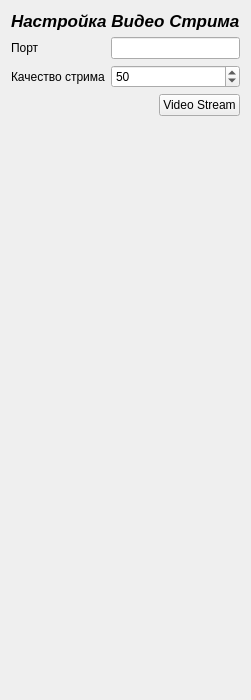
          <widget class="QWidget" name="tab">
           <attribute name="title">
            <string>Video Stream</string>
           </attribute>
           <layout class="QGridLayout" name="gridLayout_22">
            <item row="1" column="0">
             <layout class="QGridLayout" name="gridLayout_21">
              <item row="0" column="1">
               <widget class="QLineEdit" name="lineEdit_VideoStreamPort"/>
              </item>
              <item row="1" column="1">
               <widget class="QSpinBox" name="spinBox_VideoStreamQualiy">
                <property name="font">
                 <font>
                  <pointsize>9</pointsize>
                 </font>
                </property>
                <property name="value">
                 <number>50</number>
                </property>
               </widget>
              </item>
              <item row="0" column="0">
               <widget class="QLabel" name="label_VideoStreamPort">
                <property name="text">
                 <string>Порт</string>
                </property>
               </widget>
              </item>
              <item row="1" column="0">
               <widget class="QLabel" name="label_VideoStreamQualiy">
                <property name="text">
                 <string>Качество стрима</string>
                </property>
               </widget>
              </item>
              <item row="2" column="1" alignment="Qt::AlignRight">
               <widget class="QPushButton" name="pushButton_ResultVideoStream_2">
                <property name="maximumSize">
                 <size>
                  <width>125</width>
                  <height>22</height>
                 </size>
                </property>
                <property name="text">
                 <string>Video Stream</string>
                </property>
               </widget>
              </item>
             </layout>
            </item>
            <item row="0" column="0">
             <widget class="QLabel" name="label_16">
              <property name="font">
               <font>
                <pointsize>13</pointsize>
                <italic>true</italic>
                <bold>true</bold>
               </font>
              </property>
              <property name="text">
               <string>Настройка Видео Стрима</string>
              </property>
             </widget>
            </item>
            <item row="3" column="0">
             <spacer name="verticalSpacer_5">
              <property name="orientation">
               <enum>Qt::Vertical</enum>
              </property>
              <property name="sizeHint" stdset="0">
               <size>
                <width>20</width>
                <height>573</height>
               </size>
              </property>
             </spacer>
            </item>
           </layout>
          </widget>
